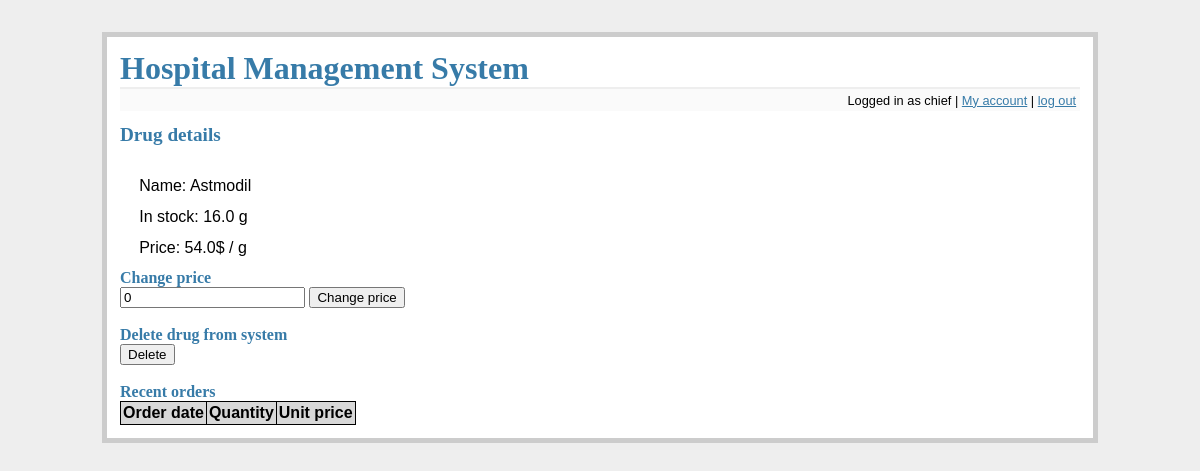
The app's page /drug_details?drug=3 (signed in), older data.
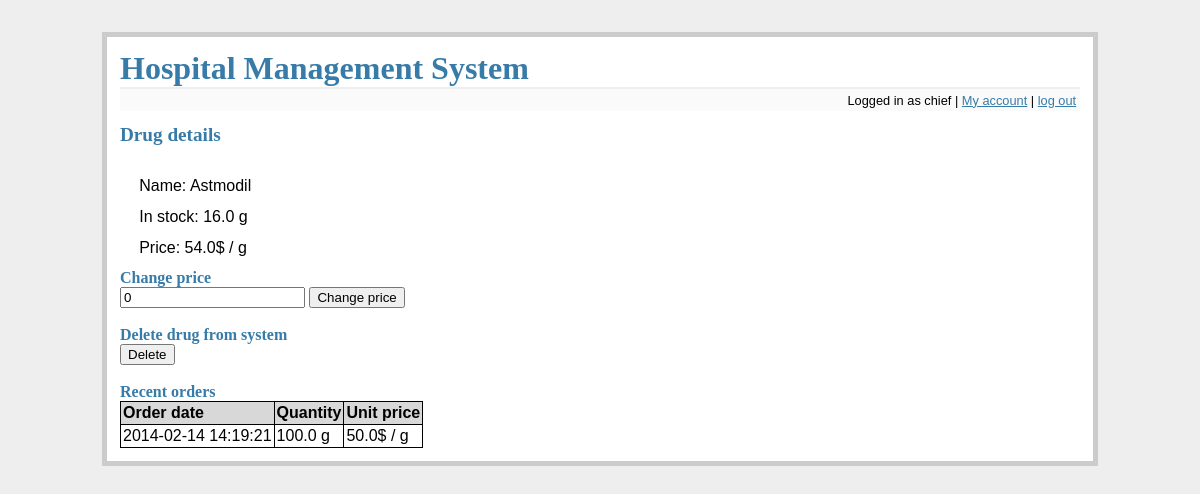
The same page, newer data.
### tables this page shows
CREATE TABLE orders (
    id integer primary key autoincrement,
    drug_id integer not null,
    quantity float not null,
    unit_price float not null,
    order_d datetime not null,
    employee_id integer not null,
    foreign key(employee_id) references employee(id),
    foreign key(drug_id) references drugs(id)
);

### flaskr.py (the view, shortened to what this page needs)
@app.route('/drug_details', methods=['GET', 'POST'])
def drug_details():
    db = get_db()
    error = None
    position = get_position(db, session['username'])
    if 'logged_in' not in session or not session['logged_in'] or position not in ['Admin', 'Warehouseman', 'Head physician']:
        flash('You do not have rights to access this part of website')
        return redirect(url_for('main_screen'))
    if 'drug' not in request.args:
        flash('No drug specified!');
        return redirect(url_for('main_screen'))
    id = int(request.args['drug'])
    allow_orders = (position in ['Admin', 'Warehouseman'])
    allow_change_price = (position in ['Admin', 'Head physician'])
    allow_delete = allow_change_price
    details = get_active_drug_details(db, id)
    if not details:
        flash('Inactive drug')
        return redirect(url_for('main_screen'))
    orders = get_drug_orders(db, id, 10)
    return render_template('drug_details.html', details=details, error=error, orders=orders, allow_orders=allow_orders, allow_change_price=allow_change_price, allow_delete=allow_delete)

### flaskr.py (called while the page is built)
def connect_db():
    rv = sqlite3.connect(app.config['DATABASE'])
    rv.row_factory = sqlite3.Row
    return rv

def get_db():
    if not hasattr(g, 'sqlite_db'):
        g.sqlite_db = connect_db()
    return g.sqlite_db

### tools.py (called while the page is built)
def get_position(db, user):
    cur = db.execute('select p.name from employees as e join positions as p on e.position_id = p.id where e.login = ?', [user])
    res = cur.fetchone()
    return res[0] if res else None

def get_active_drug_details(db, id):
    return db.execute('select d.name, d.quantity||\' \'||u.name, d.price||\'$ / \'||u.name, d.id from drugs d join units u on d.unit_id = u.id where d.id = ? and active = 1 order by d.name', [id]).fetchone()

def get_drug_orders(db, id, num):
    return db.execute('select o.order_d, o.quantity||" "||u.name, o.unit_price||"$ / "||u.name from orders o join drugs d on o.drug_id = d.id join units u on d.unit_id = u.id where d.id = ? order by o.order_d desc limit 0, ?', [id, num]).fetchall()

### templates/drug_details.html (shortened to what this page needs)
{% extends "layout.html" %}
{% block body %}
    <h2>Drug details</h2>
    <br/>
    <ul class=entries>
    <li>Name: {{ details[0] }}
    <li>In stock: {{ details[1] }}
    <li>Price: {{ details[2] }}
    </ul>
    {% if allow_change_price %}
    <h3>Change price</h3>
    <form action="{{ url_for('drug_details', drug=details[3]) }}" method=post>
        <input type=number step=0.01 name=price value=0>
        <input type=submit value='Change price'>
    </form>
    <br/>
    {% endif %}
    {% if allow_delete %}
    <h3>Delete drug from system</h3>
    <form action="{{ url_for('drug_details', drug=details[3]) }}" method=post>
        <input type=submit value='Delete'>
    </form>
    <br/>
    {% endif %}
    <h3>Recent orders</h3>
    <table class=dbtable>
    <tr><td>Order date<td>Quantity<td>Unit price
    {% for row in orders %}
    <tr>
        {% for d in row %}
        <td>{{ d }}
        {% endfor %}
    </tr>
    {% endfor %}
{% endblock %}

Row changes from the older to the newer data that the page shows:
now on this page (row edited): orders: order_d "2014-02-14 14:19:21", row "100.0 g" "50.0$ / g"
